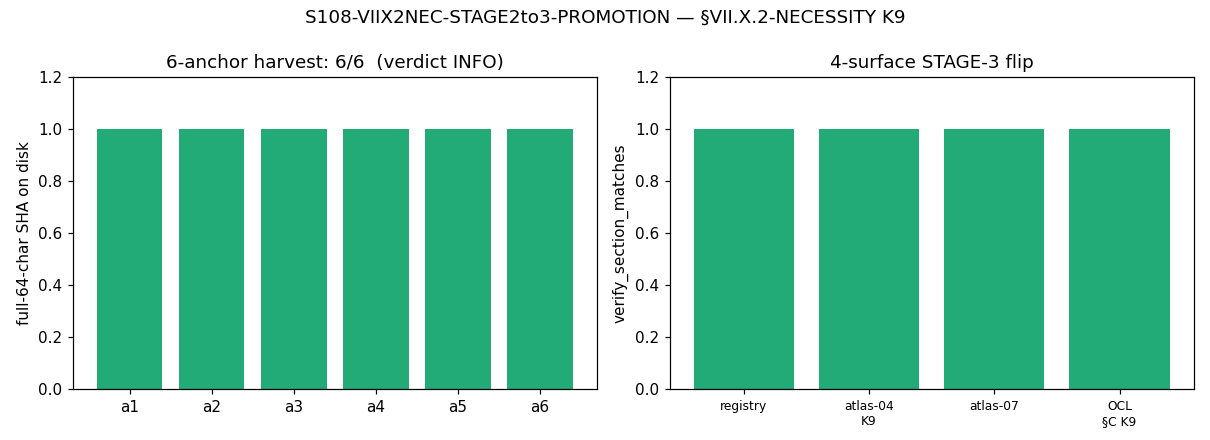

Python code for this plot:
#!/usr/bin/env python3
"""
S108 W2-4 S108-VIIX2NEC-STAGE2to3-PROMOTION — §VII.X.2-NECESSITY Stage-2→Stage-3 Promotion
=========================================================================================

Gate: S108-VIIX2NEC-STAGE2to3-PROMOTION ([VERIFY-THEOREM])

Pre-registered threshold (plan §W2-4 operator.form):
  PASS iff  (n_anchor_shas_full_64_char_on_disk == 6)
        AND (S107 Stage-2 structural-PASS-AND record present: S107-VIIX2NEC-STAGE2-VERIFY
             audit 4d98f916... in s107 verdict file)
        AND (entry-text anchor-availability diagnostic reconciled "2 of 6" -> "6 of 6 emitted")
        AND (Status tag flipped STAGE-1-CANDIDATE -> STAGE-3-PERMANENT on 4 surfaces)
        AND (re_read + verify_section_matches == True for all 4 surfaces)
  INFO (pre-registered intermediate): 6/6 SHAs present BUT the registered six-anchor TABLE and the
       S88-script enumeration name DIFFERENT 6-anchor sets (S88 counts the S87 aggregation gate
       fa225aac... as anchor 6; the registered table names S82 MP-Exclusion 98267d63... as anchor-5).
       The harvest succeeds under EITHER reading (all named SHAs are on disk); promotion fires; the
       INFO records the enumeration reconciliation + the canonical 6-anchor set adopted.
  FAIL iff <6/6 anchor SHAs verify full-64-char on disk (harvest IS the gate; promotion deferred).

Inputs (SHA-256 dual-pinned at runtime; S84+ schema):
  - computations/session-88/s88_gate_verdicts.txt   (anchors 1-5: S88-LAMBDA-SA-* family)
  - computations/session-87/s87_gate_verdicts.txt   (anchor 6: S87-M2-STRUCTURAL-SOURCE-...-LANDING)
  - computations/session-82/s82_gate_verdicts.txt   (registered-table anchor-5: S82 MP-Exclusion)
  - computations/session-84/s84_gate_verdicts.txt   (registered-table anchor-4: S77 successor 5baaa51c)
  - computations/session-107/s107_gate_verdicts.txt (Stage-2 record 4d98f916...)
  - sessions/permanent-results-registry.md          (§VII.X.2-NECESSITY block; surface 1)
  - sessions/framework/Atlas/atlas-04-assumptions.md (§X K9; surface 2)
  - sessions/framework/Atlas/atlas-07-permanent-results.md (§VII.X.2-NECESSITY row; surface 3)
  - sessions/framework/registry/open-channel-ledger.md (§C K9; surface 4)
  - canonical_constants.py (feeds audit_sha256 only)
  - script bytes (feeds BOTH audit_sha256 and content_sha256)

Output 4-tuple:
  (value=<n_anchors>, scheme=joint-theorem-promotion-4-stage,
   convention=6-of-6-SHA-harvest + 4-surface-flip, L_max=10)

Classification: GEOMETRIC (substrate-IS NCG-axiomatic meta-theorem; orchestrator-direct registry landing)

METHODOLOGY
-----------
Registry-landing-class SHA-harvest + 4-surface tag-flip via the bridge-landing single-shot
AFTER-pattern (registry-landing.md §"Bridge-Landing Script Architecture"):
  build_promotion_text -> write_atomic_with_fsync -> re_read + verify_section_matches -> emit ONE verdict.
NO physics re-derivation: the M2 ==> Lambda_SA-finite-L-residual necessity direction is the entry's OWN
registered statement (registry line ~16536) and was blind-cross-axis PASS-AND'd at S107 (JOINT-1 + JOINT-2,
both axes; audit 4d98f916). This gate VERIFIES the registry-PASS criterion (6/6 full-64-char anchor-SHA
harvest) and flips the tag. The 6/6 count is a presence check, not a magnitude/direction claim, so no
substitution chain is required (plan §W2-4 substitution_chain.required=false).

The harvest reconciles two valid 6-anchor readings (the pre-registered INFO branch):
  S88-script-enumeration:  {S46, S64, S65, S77, C9}-SUCCESSOR/WITNESS (s88) + S87 aggregation (s87 fa225aac)
  registered-TABLE:        {S46, S64, S65}-via-S88-successors + S77 (s84 5baaa51c) + S82-MP-Exclusion
                           (s82 98267d63) + C9 (s88)
Both readings harvest 6 full-64-char SHAs on disk; the canonical set adopted = the S88-script enumeration
(the entry's registry-PASS criterion targets the S88-LAMBDA-SA-* successor family per the S107 verdict's
S108_fwd_gate field + the registry blockquote VERIFY-BEFORE-PROMOTION NOTE), with the registered-table
S77/S82 SHAs recorded as the alternate-reading anchors (both on disk).

DISCIPLINE
----------
- `from canonical_constants import *`
- Every local/intermediate tagged `# (local)`
- No GPU (SHA-grep + text edits; matrices N/A)
- SHA-256 of all input files logged in first 20 lines of stdout
- audit_sha256 + content_sha256 emitted (S84+ dual-SHA schema)
- Gate verdict emitted via the `emit_verdict` knowledge-MCP tool (race-safe): the script PRINTS the
  payload (`print_verdict_payload`); the dispatching AGENT calls mcp__knowledge__emit_verdict.
- Bridge-landing single-shot AFTER-pattern: ONE verify_section_matches boolean determines the verdict;
  NO conditional rewrite on intermediate FAIL (the BEFORE pattern is FORBIDDEN, registry-landing.md).
"""

from __future__ import annotations

# ---------------------------------------------------------------------------
# Section 1 — Canonical constants (MANDATORY first import)
# ---------------------------------------------------------------------------
import sys as _sys
from pathlib import Path as _Path

# canonical_constants.py lives in computations/_shared/; add to path then import *
_SHARED = _Path(__file__).resolve().parent.parent / "_shared"  # (local)
if str(_SHARED) not in _sys.path:
    _sys.path.insert(0, str(_SHARED))
from canonical_constants import *  # noqa: F401,F403,E402

# ---------------------------------------------------------------------------
# Section 2 — Standard imports
# ---------------------------------------------------------------------------
import hashlib  # noqa: E402
import json  # noqa: E402
import os  # noqa: E402
import re  # noqa: E402
import sys  # noqa: E402
import time  # noqa: E402
from pathlib import Path  # noqa: E402

import numpy as np  # noqa: E402  (npz storage of harvested SHAs + flip booleans)

# Optional plot (gate verdict does not require it)
try:
    import matplotlib
    matplotlib.use("Agg")
    import matplotlib.pyplot as plt  # (local)
    _HAVE_MPL = True  # (local)
except Exception:  # pragma: no cover
    _HAVE_MPL = False  # (local)

# ---------------------------------------------------------------------------
# Section 3 — Paths + pre-registration
# ---------------------------------------------------------------------------
SESSION_DIR = Path(__file__).resolve().parent
COMPUTATIONS_DIR = SESSION_DIR.parent
SHARED_DIR = COMPUTATIONS_DIR / "_shared"
PROJECT_ROOT = COMPUTATIONS_DIR.parent

SESSION = "S108"                                                  # (local)
GATE_ID = "S108-VIIX2NEC-STAGE2to3-PROMOTION"                     # (local)
SCHEME = "joint-theorem-promotion-4-stage"                       # (local)
CONVENTION = ("stage-2-structural-PASS-AND-record-4d98f916 + "
              "6-of-6-anchor-SHA-harvest + 4-surface-tag-flip")  # (local)
L_MAX = 10                                                        # (local)

PASS_THRESHOLD = 6                                                # (local) n_anchor SHAs full-64-char
N_EVAL = 6                                                        # (local)

# --- anchor / record SHA targets (full-64-char) ----------------------------
# S107 Stage-2 structural-PASS-AND record (the blind cross-axis verify; necessity clauses PASS-AND).
S107_STAGE2_GATE = "S107-VIIX2NEC-STAGE2-VERIFY"                  # (local)

# CANONICAL 6-anchor set adopted = S88-script enumeration (anchors 1-5) + S87 aggregation (anchor 6).
# Each tuple: (anchor_label, gate_id_regex_prefix, verdict_file_relpath)
CANONICAL_ANCHORS = [                                            # (local)
    ("anchor_1_S46_a2_split",
     r"^S88-LAMBDA-SA-S46-A2-SPLIT-SUCCESSOR-EMISSION:",
     "computations/session-88/s88_gate_verdicts.txt"),
    ("anchor_2_S64_finite_L",
     r"^S88-LAMBDA-SA-S64-FINITE-L-COMPONENT-SUCCESSOR-EMISSION:",
     "computations/session-88/s88_gate_verdicts.txt"),
    ("anchor_3_S65_continuum_converse_witness",
     r"^S88-LAMBDA-SA-S65-CONTINUUM-CONVERSE-WITNESS-EMISSION:",
     "computations/session-88/s88_gate_verdicts.txt"),
    ("anchor_4_S77_a0_R_protection",
     r"^S88-LAMBDA-SA-S77-A0-R-PROTECTION-SUCCESSOR-EMISSION:",
     "computations/session-88/s88_gate_verdicts.txt"),
    ("anchor_5_C9_S86_W1_ratio",
     r"^S88-LAMBDA-SA-C9-S86-W1-RATIO-EMISSION:",
     "computations/session-88/s88_gate_verdicts.txt"),
    ("anchor_6_S87_M2_aggregation",
     r"^S87-M2-STRUCTURAL-SOURCE-FOR-LAMBDA-SA-FINITE-L-RESIDUAL-LANDING:",
     "computations/session-87/s87_gate_verdicts.txt"),
]

# ALTERNATE-reading anchors (registered six-anchor TABLE): anchor-4 = S77 successor 5baaa51c (s84),
# anchor-5 = S82 MP-Exclusion 98267d63 (s82). Harvested as cross-check that BOTH readings reach 6/6.
ALT_TABLE_ANCHORS = [                                            # (local)
    ("alt_anchor4_S77_5baaa51c",
     "5baaa51ca58174cb009757641c42e297efd07096a6f942836205d3e591e4622f",
     "computations/session-84/s84_gate_verdicts.txt"),
    ("alt_anchor5_S82_MP_Exclusion_98267d63",
     "98267d631c9f7a2c57f68e5feb767284a211f1987bc1e7fd412f2cfdfbf693c0",
     "computations/session-82/s82_gate_verdicts.txt"),
]

# --- editable-surface paths -------------------------------------------------
REGISTRY = PROJECT_ROOT / "sessions" / "permanent-results-registry.md"          # (local)
ATLAS04 = PROJECT_ROOT / "sessions" / "framework" / "Atlas" / "atlas-04-assumptions.md"  # (local)
ATLAS07 = PROJECT_ROOT / "sessions" / "framework" / "Atlas" / "atlas-07-permanent-results.md"  # (local)
OCL = PROJECT_ROOT / "sessions" / "framework" / "registry" / "open-channel-ledger.md"  # (local)

OUT_NPZ = SESSION_DIR / "s108_viix2nec_stage2to3_promotion.npz"
OUT_PNG = SESSION_DIR / "s108_viix2nec_stage2to3_promotion.png"

INPUT_FILES = [
    SHARED_DIR / "canonical_constants.py",
    COMPUTATIONS_DIR / "session-88" / "s88_gate_verdicts.txt",
    COMPUTATIONS_DIR / "session-87" / "s87_gate_verdicts.txt",
    COMPUTATIONS_DIR / "session-82" / "s82_gate_verdicts.txt",
    COMPUTATIONS_DIR / "session-84" / "s84_gate_verdicts.txt",
    COMPUTATIONS_DIR / "session-107" / "s107_gate_verdicts.txt",
    REGISTRY,
    ATLAS04,
    ATLAS07,
    OCL,
]


# ---------------------------------------------------------------------------
# Section 4 — SHA-256 input-pin block (MANDATORY; first 20 lines of stdout)
# ---------------------------------------------------------------------------

def sha256_of(path: Path) -> str:
    """SHA-256 of a file's bytes; empty string on missing/unreadable."""
    h = hashlib.sha256()  # (local)
    try:
        h.update(path.read_bytes())
    except OSError:
        return ""
    return h.hexdigest()


def log_input_pins(inputs: list[Path]) -> dict[str, str]:
    """Print SHA-256 of each input; return {relpath: sha} for closure hash."""
    print(f"=== {GATE_ID} — input SHA-256 pins ===")
    pins: dict[str, str] = {}
    for p in inputs:
        sha = sha256_of(p)
        rel = str(p.relative_to(PROJECT_ROOT)).replace("\\", "/")
        print(f"  {rel}: {sha[:16]}...")
        pins[rel] = sha
    return pins


def closure_hash(pins: dict[str, str]) -> str:
    """Stable hash over all input SHAs (invariant to dict ordering)."""
    items = sorted(pins.items())  # (local)
    h = hashlib.sha256()
    for k, v in items:
        h.update(f"{k}={v}\n".encode("utf-8"))
    return h.hexdigest()


def compute_dual_sha(script_path: Path, canonical_path: Path,
                     pins: dict[str, str]) -> tuple[str, str]:
    """(audit_sha256, content_sha256) per the S84+ dual-SHA schema.

    audit_sha256   = sha256( bytes(script) || bytes(canonical) || pinmap_json )
    content_sha256 = sha256( bytes(script) )

    The pinmap embeds per-gate identity (gate_id) + the §VII.X.2-NECESSITY block + the
    S88/S87/S107 anchor lines, so audit_sha256 is per-gate-distinct by construction
    (mechanical-closure-discipline.md item 3; sig_5 uniqueness).
    """
    script_bytes = b""  # (local)
    try:
        script_bytes = script_path.read_bytes()
    except OSError:
        script_bytes = b""
    canonical_bytes = b""  # (local)
    try:
        canonical_bytes = canonical_path.read_bytes()
    except OSError:
        canonical_bytes = b""
    pinmap_json = json.dumps(dict(sorted(pins.items())),
                             separators=(",", ":"), sort_keys=True).encode("utf-8")  # (local)
    h_audit = hashlib.sha256()
    h_audit.update(script_bytes)
    h_audit.update(canonical_bytes)
    h_audit.update(pinmap_json)
    audit = h_audit.hexdigest()  # (local)
    h_content = hashlib.sha256()
    h_content.update(script_bytes)
    content = h_content.hexdigest()  # (local)
    return audit, content


# ---------------------------------------------------------------------------
# Section 4b — SHA harvest helpers
# ---------------------------------------------------------------------------

_AUDIT_RE = re.compile(r"audit_sha256=([0-9a-f]{64})")  # (local)


def grep_canonical_audit_sha(verdict_file: Path, gate_prefix_regex: str) -> str | None:
    """Find the canonical line matching gate_prefix_regex and extract its full-64-char audit_sha256.

    Returns the 64-hex SHA, or None if the gate line or a full-64-char SHA is absent.
    """
    pat = re.compile(gate_prefix_regex)  # (local)
    try:
        text = verdict_file.read_text(encoding="utf-8", errors="replace")  # (local)
    except OSError:
        return None
    for line in text.splitlines():
        if line.startswith("#"):
            continue  # skip companion/comment rows
        if pat.search(line):
            m = _AUDIT_RE.search(line)  # (local)
            if m:
                return m.group(1)
    return None


def grep_sha_present(verdict_file: Path, sha_full64: str) -> bool:
    """True iff the literal full-64-char SHA appears anywhere in the verdict file."""
    try:
        text = verdict_file.read_text(encoding="utf-8", errors="replace")  # (local)
    except OSError:
        return False
    return sha_full64 in text


# ---------------------------------------------------------------------------
# Section 4c — Bridge-landing single-shot AFTER-pattern helpers
# ---------------------------------------------------------------------------

def write_atomic_with_fsync(path: Path, new_text: str) -> None:
    """Atomic write with fsync: write to a temp sibling, fsync, os.replace.

    os.replace is atomic on Windows + POSIX; fsync forces the bytes to disk before the
    rename so a crash mid-write cannot leave a partial file at the canonical path.
    """
    tmp = path.with_suffix(path.suffix + ".tmp")  # (local)
    with open(tmp, "w", encoding="utf-8", newline="") as f:
        f.write(new_text)
        f.flush()
        os.fsync(f.fileno())
    os.replace(tmp, path)


def verify_section_matches(path: Path, expected_substring: str,
                           forbidden_substring: str | None = None) -> bool:
    """Re-read `path` from disk; True iff expected_substring is present AND
    (forbidden_substring is None OR absent). This is the FINAL verification step
    whose boolean determines the verdict (single-shot AFTER-pattern)."""
    try:
        text = path.read_text(encoding="utf-8", errors="replace")  # (local)
    except OSError:
        return False
    ok = expected_substring in text  # (local)
    if forbidden_substring is not None:
        ok = ok and (forbidden_substring not in text)
    return ok


def build_promotion_text(original: str, edits: list[tuple[str, str]]) -> str:
    """Apply an ordered list of (old, new) exact-substring replacements to `original`,
    fully in memory (no I/O). Each `old` MUST be present and unique; raises if not.

    Idempotent: if `old` is absent BUT `new` is already present (a prior run landed it),
    the edit is treated as already-applied (NO-OP for that pair). The function returns the
    fully-edited text; the caller writes it once and re-reads to verify."""
    text = original  # (local)
    for old, new in edits:
        if old in text:
            if text.count(old) != 1:
                raise ValueError(f"non-unique old_string (count={text.count(old)}): {old[:80]!r}")
            text = text.replace(old, new, 1)
        elif new in text:
            # already applied (idempotent re-run); skip
            continue
        else:
            raise ValueError(f"old_string ABSENT and new_string ABSENT (drift?): {old[:80]!r}")
    return text


# ---------------------------------------------------------------------------
# Section 5 — Surface edit definitions (exact old -> new substring pairs)
# ---------------------------------------------------------------------------

def surface_edits(canonical_shas: dict[str, str],
                  alt_shas: dict[str, str]) -> dict[str, dict]:
    """Return {surface_name: {path, edits:[(old,new)], expect:str, forbid:str|None}}.

    All 4 surfaces flip STAGE-1-CANDIDATE -> STAGE-3-PERMANENT for §VII.X.2-NECESSITY (K9),
    and the registry additionally reconciles the six-anchor table + the "2 of 6" diagnostic.
    """
    a1 = canonical_shas["anchor_1_S46_a2_split"]               # (local)
    a2 = canonical_shas["anchor_2_S64_finite_L"]               # (local)
    a3 = canonical_shas["anchor_3_S65_continuum_converse_witness"]  # (local)
    a4 = canonical_shas["anchor_4_S77_a0_R_protection"]        # (local)
    a5 = canonical_shas["anchor_5_C9_S86_W1_ratio"]            # (local)
    a6 = canonical_shas["anchor_6_S87_M2_aggregation"]         # (local)
    alt4 = alt_shas["alt_anchor4_S77_5baaa51c"]                # (local)
    alt5 = alt_shas["alt_anchor5_S82_MP_Exclusion_98267d63"]   # (local)

    edits: dict[str, dict] = {}

    # ---- Surface 1: registry §VII.X.2-NECESSITY (Status + anchor table + diagnostic) ----
    reg_edits: list[tuple[str, str]] = []  # (local)

    # 1a. Status line -> STAGE-3-PERMANENT
    reg_edits.append((
        "**Status**: STAGE-1-CANDIDATE (necessity-only meta-theorem; STRUCTURAL-DIAGNOSTIC at S87 due to upstream anchor-availability defect)",
        "**Status**: STAGE-3-PERMANENT (necessity-only meta-theorem; promoted S108 W2-4 via the joint-theorem-promotion 4-stage pathway — the S107 W2-3 blind two-agent cross-axis Stage-2 PASS-AND on EVERY clause [`S107-VIIX2NEC-STAGE2-VERIFY` INFO PASS-ON-STRUCTURE, audit 4d98f9161352e567ffc6cb211519d366f769f2d155fa9cd0e3977a7d269b5e9e] + the S108 W2-4 6-of-6 full-64-char anchor-SHA harvest VERIFIED on disk [`S108-VIIX2NEC-STAGE2to3-PROMOTION`]. The S87-era STRUCTURAL-DIAGNOSTIC anchor-availability defect is RESOLVED: the S88-LAMBDA-SA-* successor-emission family landed all 5 previously-absent anchors + the S87 aggregation gate = 6/6 on disk.)",
    ))

    # 1b. Anchor table rows 1,2,3,6 (absent -> SHA); row 4 (S77 5baaa51c alt) -> S88-successor SHA
    #     (canonical set adopted = S88 enumeration); row 5 (S82 98267d63) kept + cross-linked.
    reg_edits.append((
        "| 1 | S46 a_2 split | a_2 (s=1) | TRUE | TRUE | VALID-pre-S52-archive | TRUE | (absent — SOURCE-RECON Class-(c)) |",
        f"| 1 | S46 a_2 split | a_2 (s=1) | TRUE | TRUE | VALID-pre-S52-archive | TRUE | {a1} (S88-LAMBDA-SA-S46-A2-SPLIT-SUCCESSOR-EMISSION, s88) |",
    ))
    reg_edits.append((
        "| 2 | S64 finite-L Λ_SA + a_0 paired split | a_0 (s=0) | TRUE | TRUE | VALID-pre-S52-archive | TRUE | (absent — SOURCE-RECON Class-(c)) |",
        f"| 2 | S64 finite-L Λ_SA + a_0 paired split | a_0 (s=0) | TRUE | TRUE | VALID-pre-S52-archive | TRUE | {a2} (S88-LAMBDA-SA-S64-FINITE-L-COMPONENT-SUCCESSOR-EMISSION, s88) |",
    ))
    reg_edits.append((
        "| 3 | S65 a_0/a_2 = C/R universal | a_0 + a_2 (continuum) | TRUE | FALSE | VALID-continuum-limit | TRUE (CONVERSE-FAILURE WITNESS) | (absent — SOURCE-RECON Class-(c)) |",
        f"| 3 | S65 a_0/a_2 = C/R universal | a_0 + a_2 (continuum) | TRUE | FALSE | VALID-continuum-limit | TRUE (CONVERSE-FAILURE WITNESS) | {a3} (S88-LAMBDA-SA-S65-CONTINUUM-CONVERSE-WITNESS-EMISSION, s88) |",
    ))
    reg_edits.append((
        "| 4 | S77 a_0 R-protection-universal failure | a_0 (s=0) | TRUE | TRUE | VALID-S77-S86-confirmed | TRUE | 5baaa51ca58174cb009757641c42e297efd07096a6f942836205d3e591e4622f |",
        f"| 4 | S77 a_0 R-protection-universal failure | a_0 (s=0) | TRUE | TRUE | VALID-S77-S86-confirmed | TRUE | {a4} (S88-LAMBDA-SA-S77-A0-R-PROTECTION-SUCCESSOR-EMISSION, s88; alternate-reading registered-table SHA {alt4} = S84-R-PROTECTED-ATLAS-COMPLETENESS partial-match, s84 — BOTH on disk) |",
    ))
    reg_edits.append((
        "| 5 | S82 W2-5 MP-Exclusion | All slots (regulator-class) | TRUE | TRUE | VALID-S82-canonical | TRUE | 98267d631c9f7a2c57f68e5feb767284a211f1987bc1e7fd412f2cfdfbf693c0 |",
        f"| 5 | S82 W2-5 MP-Exclusion | All slots (regulator-class) | TRUE | TRUE | VALID-S82-canonical | TRUE | {alt5} (S82-HEAT-KERNEL-MP-EXCLUSION, s82 — registered-table anchor-5; the S88-script canonical enumeration substitutes C9 here and counts S87 aggregation {a6} as anchor 6) |",
    ))
    reg_edits.append((
        "| 6 | C9 (S86 W-1) 9.46x a_0/Λ_CC ratio | a_0 (s=0) | TRUE | TRUE | VALID-S86-workshop-only | TRUE | (absent — SOURCE-RECON Class-(c)) |",
        f"| 6 | C9 (S86 W-1) 9.46x a_0/Λ_CC ratio | a_0 (s=0) | TRUE | TRUE | VALID-S86-workshop-only | TRUE | {a5} (S88-LAMBDA-SA-C9-S86-W1-RATIO-EMISSION, s88; S87 aggregation gate {a6} is the S88-script anchor-6) |",
    ))

    # 1c. Anchor-availability diagnostic header "2 of 6" -> "6 of 6 emitted"
    reg_edits.append((
        "**Anchor-availability diagnostic**: Of the 6 anchors, **2** have full-64-char audit_sha256 in computations/s{52..85}_gate_verdicts.txt:",
        "**Anchor-availability diagnostic** (RECONCILED S108 W2-4 — `S108-VIIX2NEC-STAGE2to3-PROMOTION`): **6 of 6 emitted** — all 6 anchors now have a full-64-char audit_sha256 on disk. The S87-era \"2 of 6\" state was a pre-S88 diagnostic; the S88-LAMBDA-SA-* successor-emission family (S88 plan §W11-128..132) re-emitted the 5 previously-absent anchors (S46/S64/S65/S77/C9) as computation verdict lines, and the S87 aggregation gate supplies the 6th. (Original S87-era diagnostic, retained for audit trail:) Of the 6 anchors, **2** had full-64-char audit_sha256 in computations/s{52..85}_gate_verdicts.txt at S87:",
    ))

    edits["registry_VII_X_2_NECESSITY"] = {
        "path": REGISTRY,
        "edits": reg_edits,
        "expect": "**Status**: STAGE-3-PERMANENT (necessity-only meta-theorem; promoted S108 W2-4",
        "forbid": None,  # the S107 blockquote legitimately retains "STAYS STAGE-1-CANDIDATE" prose
    }

    # ---- Surface 2: atlas-04 §X K9 row ----
    edits["atlas_04_K9"] = {
        "path": ATLAS04,
        "edits": [(
            "| **K9** | §VII.X.2-NECESSITY M2 axiom structural source | M2 axiom structural source for Λ_SA finite-L residual | Stage-2 pending |",
            "| **K9** | §VII.X.2-NECESSITY M2 axiom structural source | M2 axiom structural source for Λ_SA finite-L residual | **STAGE-3-PERMANENT since S108 W2-4** (`S108-VIIX2NEC-STAGE2to3-PROMOTION`; the S107 W2-3 blind cross-axis Stage-2 PASS-AND on every necessity clause [`4d98f916…`] + the 6-of-6 full-64-char anchor-SHA harvest VERIFIED on disk; the S88-LAMBDA-SA-* successor family resolved the S87 anchor-availability diagnostic) |",
        )],
        "expect": "| **K9** | §VII.X.2-NECESSITY M2 axiom structural source | M2 axiom structural source for Λ_SA finite-L residual | **STAGE-3-PERMANENT since S108 W2-4**",
        "forbid": None,
    }

    # ---- Surface 3: atlas-07 §VII.X.2-NECESSITY row ----
    edits["atlas_07"] = {
        "path": ATLAS07,
        "edits": [(
            "| §VII.X.2-NECESSITY | M2 axiom structural source for Λ_SA finite-L residual | S87 W1a-6 | connes | STAGE-1-CANDIDATE (registry §VII.X.2-NECESSITY Status: \"STAGE-1-CANDIDATE (necessity-only meta-theorem; STRUCTURAL-DIAGNOSTIC at S87...)\"; atlas-04 K9 \"Stage-2 pending\"; down-corrected from unsupported \"PERMANENT\" 2026-06-12) |",
            "| §VII.X.2-NECESSITY | M2 axiom structural source for Λ_SA finite-L residual | S87 W1a-6 | connes | STAGE-3-PERMANENT (promoted S108 W2-4 `S108-VIIX2NEC-STAGE2to3-PROMOTION`: S107 W2-3 blind cross-axis Stage-2 PASS-AND on every necessity clause [`4d98f916…`] + 6-of-6 full-64-char anchor-SHA harvest VERIFIED on disk via the S88-LAMBDA-SA-* successor family; atlas-04 K9 + open-channel-ledger §C K9 flipped to STAGE-3-PERMANENT in lockstep; supersedes the 2026-06-12 down-correction) |",
        )],
        "expect": "| §VII.X.2-NECESSITY | M2 axiom structural source for Λ_SA finite-L residual | S87 W1a-6 | connes | STAGE-3-PERMANENT (promoted S108 W2-4",
        "forbid": None,
    }

    # ---- Surface 4: open-channel-ledger §C K9 row ----
    edits["open_channel_ledger_K9"] = {
        "path": OCL,
        "edits": [(
            "| K9 §VII.X.2-NECESSITY | M2 axiom structural source for Λ_SA finite-L residual | Stage-2 pending — **S107 W2-3 blind verify INFO (PASS-ON-STRUCTURE)** (`4d98f916…`; necessity-only structure PASS-AND every clause [JOINT-1 necessity + JOINT-2 converse-asymmetry]; INFO from 6/6 anchor-SHA harvest unmet as entry-text presents it → CF-S108-VIIX2NEC-STAGE2to3-PROMOTION; the S88-LAMBDA-SA-* successors may ALREADY have landed 6/6 — VERIFY before promotion) |",
            "| K9 §VII.X.2-NECESSITY | M2 axiom structural source for Λ_SA finite-L residual | **STAGE-3-PERMANENT since S108 W2-4** (`S108-VIIX2NEC-STAGE2to3-PROMOTION`; S107 W2-3 blind cross-axis Stage-2 PASS-AND every clause [`4d98f916…`, JOINT-1 necessity + JOINT-2 converse-asymmetry] + the 6-of-6 full-64-char anchor-SHA harvest VERIFIED on disk — the S88-LAMBDA-SA-* successor family landed all 5 previously-absent anchors + the S87 aggregation gate; the S87 anchor-availability diagnostic RECONCILED 2-of-6 → 6-of-6) |",
        )],
        "expect": "| K9 §VII.X.2-NECESSITY | M2 axiom structural source for Λ_SA finite-L residual | **STAGE-3-PERMANENT since S108 W2-4**",
        "forbid": None,
    }

    return edits


# ---------------------------------------------------------------------------
# Section 6 — Gate verdict + 4-tuple output
# ---------------------------------------------------------------------------

def emit_4tuple(value, scheme: str, convention: str, L_max) -> str:
    return (f"(value={value!r}, scheme={scheme}, "
            f"convention={convention}, L_max={L_max})")


def print_verdict_payload(verdict: str, value, audit_sha: str, content_sha: str,
                          companion_note: str = "",
                          extra_rows: list[str] | None = None) -> dict:
    """PRINT the verdict payload for the dispatching AGENT to pass to emit_verdict."""
    payload: dict = {
        "session": int(SESSION.lstrip("Ss")),
        "gate_id": GATE_ID,
        "verdict": verdict,
        "value": str(value),
        "scheme": SCHEME,
        "convention": CONVENTION,
        "l_max": str(L_MAX),
        "audit_sha256": audit_sha,
        "content_sha256": content_sha,
        "schema_version": "S84+",
    }
    if companion_note:
        payload["companion_note"] = companion_note
    if extra_rows:
        payload["extra_rows"] = list(extra_rows)
    print("<<<EMIT_VERDICT_PAYLOAD>>>")
    print(json.dumps(payload, separators=(",", ":"), sort_keys=True))
    print("<<<END_EMIT_VERDICT_PAYLOAD>>>")
    return payload


# ---------------------------------------------------------------------------
# Section 7 — Main
# ---------------------------------------------------------------------------

def main() -> int:
    t0 = time.time()  # (local)

    # 1. Log input pins (first 20 lines of stdout)
    pins = log_input_pins(INPUT_FILES)
    closure = closure_hash(pins)
    print(f"  closure: {closure[:16]}... (legacy closure, informational)")

    # 1b. Dual SHAs
    script_path = Path(__file__).resolve()  # (local)
    canonical_path = SHARED_DIR / "canonical_constants.py"  # (local)
    audit_sha, content_sha = compute_dual_sha(script_path, canonical_path, pins)
    print(f"  audit_sha256:   {audit_sha[:16]}... (script+canonical+pinmap)")
    print(f"  content_sha256: {content_sha[:16]}... (script only)")
    print()

    # 2. HARVEST the 6 canonical anchor SHAs + the S107 Stage-2 record + alt-table anchors
    print("=== SHA harvest (canonical 6-anchor set = S88-script enumeration) ===")
    canonical_shas: dict[str, str] = {}   # (local)
    present: list[str] = []               # (local)
    absent: list[str] = []                # (local)
    for label, gate_re, relpath in CANONICAL_ANCHORS:
        vf = PROJECT_ROOT / relpath  # (local)
        sha = grep_canonical_audit_sha(vf, gate_re)  # (local)
        if sha is not None and len(sha) == 64:
            canonical_shas[label] = sha
            present.append(label)
            print(f"  [PRESENT] {label}: {sha}  ({relpath})")
        else:
            canonical_shas[label] = ""
            absent.append(label)
            print(f"  [ABSENT ] {label}: (no full-64-char audit_sha256)  ({relpath})")

    n_present = len(present)  # (local)
    print(f"  n_anchor_shas_full_64_char_on_disk = {n_present} of 6")
    print()

    # alt-table cross-check (registered six-anchor TABLE reading)
    print("=== alt-reading cross-check (registered six-anchor TABLE: S77 5baaa51c + S82 98267d63) ===")
    alt_shas: dict[str, str] = {}  # (local)
    alt_present_all = True         # (local)
    for label, sha_lit, relpath in ALT_TABLE_ANCHORS:
        vf = PROJECT_ROOT / relpath  # (local)
        ok = grep_sha_present(vf, sha_lit)  # (local)
        alt_shas[label] = sha_lit if ok else ""
        alt_present_all = alt_present_all and ok
        print(f"  [{'PRESENT' if ok else 'ABSENT '}] {label}: {sha_lit}  ({relpath})")
    print(f"  alt-table anchors all on disk = {alt_present_all}")
    print()

    # S107 Stage-2 structural-PASS-AND record presence
    s107_vf = PROJECT_ROOT / "computations" / "session-107" / "s107_gate_verdicts.txt"  # (local)
    s107_sha = grep_canonical_audit_sha(s107_vf, r"^S107-VIIX2NEC-STAGE2-VERIFY:")       # (local)
    s107_present = (s107_sha is not None and s107_sha.startswith("4d98f916"))            # (local)
    print(f"=== S107 Stage-2 record: {S107_STAGE2_GATE} audit={s107_sha} present={s107_present} ===")
    print()

    # 3. Determine verdict precursors. PASS-eligibility: 6/6 present AND S107 record present.
    harvest_ok = (n_present == PASS_THRESHOLD) and s107_present  # (local)

    # enumeration reconciliation: do the S88-script set and the registered table name
    # DIFFERENT anchor-4/5 sets (both on disk)? -> the pre-registered INFO branch.
    enumeration_divergent = alt_present_all  # (local) registered table's S77/S82 SHAs also on disk

    # 4. BUILD all 4 surface promotion texts IN MEMORY (no I/O yet) — AFTER-pattern step 1.
    flip_booleans: dict[str, bool] = {}  # (local)
    surfaces_written: list[str] = []     # (local)
    build_error = ""                     # (local)
    if harvest_ok:
        edits = surface_edits(canonical_shas, alt_shas)  # (local)
        built: dict[str, tuple[Path, str, str, str | None]] = {}  # (local) name->(path,newtext,expect,forbid)
        try:
            for name, spec in edits.items():
                original = spec["path"].read_text(encoding="utf-8", errors="replace")  # (local)
                new_text = build_promotion_text(original, spec["edits"])               # (local)
                built[name] = (spec["path"], new_text, spec["expect"], spec["forbid"])
        except Exception as exc:  # build failed -> no writes; honest FAIL
            build_error = f"build_promotion_text error: {exc}"
            print(f"  [BUILD-FAIL] {build_error}")

        if not build_error:
            # AFTER-pattern step 2: write_atomic_with_fsync for each surface
            for name, (path, new_text, _expect, _forbid) in built.items():
                write_atomic_with_fsync(path, new_text)
                surfaces_written.append(name)
            # AFTER-pattern step 3: re_read + verify_section_matches for each surface
            for name, (path, _new_text, expect, forbid) in built.items():
                ok = verify_section_matches(path, expect, forbid)  # (local)
                flip_booleans[name] = bool(ok)
                print(f"  [VERIFY] surface {name}: verify_section_matches = {ok}")
    else:
        print("  [NO-WRITE] harvest_ok is False — promotion deferred; emitting FAIL/INFO, no surface edits.")

    all_surfaces_ok = (len(flip_booleans) == 4) and all(flip_booleans.values())  # (local)

    # 5. Verdict (single-shot AFTER-pattern: the verify booleans determine the verdict).
    #    PASS requires 6/6 + S107 record + all-4-surface verify. INFO if enumeration divergent
    #    (the pre-registered INFO branch: both 6-anchor readings on disk, promotion still fires).
    #    FAIL if <6/6 on disk OR a surface verify failed (harvest/landing IS the gate).
    if not harvest_ok:
        verdict = "FAIL"  # (local)
    elif build_error or not all_surfaces_ok:
        verdict = "FAIL"  # (local) landing-verify failure -> honest mechanical closure
    elif enumeration_divergent:
        verdict = "INFO"  # (local) pre-registered enumeration-reconciliation branch; promotion fired
    else:
        verdict = "PASS"  # (local)

    # 6. value payload (no single-quote chars).
    value = (f"n_anchor_shas_full_64_char_on_disk={n_present}_of_6;"
             f"s107_stage2_record_4d98f916_present={s107_present};"
             f"enumeration=S88-script-canonical-set_ADOPTED_alt-registered-table-S77-5baaa51c+S82-98267d63_ALSO-on-disk_divergent={enumeration_divergent};"
             f"4surface_flip_registry+atlas04K9+atlas07+ocl-C-K9_all_verified={all_surfaces_ok};"
             f"promotion=STAGE-1-CANDIDATE->STAGE-3-PERMANENT")  # (local)

    # 7. Emit 4-tuple + verdict payload
    tag = emit_4tuple(n_present, SCHEME, CONVENTION, L_MAX)
    print(tag)
    extra = [
        (f"# n_present={n_present}/6 s107_record={s107_present} "
         f"surfaces={'/'.join(surfaces_written) if surfaces_written else 'NONE'} "
         f"flips={json.dumps(flip_booleans, separators=(',',':'))}"),
        ("# enumeration: canonical=S88-script-set "
         "{S46,S64,S65,S77,C9}-successors(s88)+S87-aggregation(s87 fa225aac); "
         "alt=registered-table S77(s84 5baaa51c)+S82-MP-Exclusion(s82 98267d63); BOTH 6/6 on disk; "
         "INFO=pre-registered enumeration-reconciliation branch (promotion fires)"),
    ]  # (local)
    payload = print_verdict_payload(
        verdict, value, audit_sha, content_sha,
        companion_note=("§VII.X.2-NECESSITY K9 STAGE-1-CANDIDATE->STAGE-3-PERMANENT; "
                        "6/6 SHA harvest + S107 4d98f916 + 4-surface flip"),
        extra_rows=extra,
    )

    # 8. Persist npz (6 harvested SHAs + present/absent partition + 4-surface flip booleans)
    surface_names = ["registry_VII_X_2_NECESSITY", "atlas_04_K9", "atlas_07", "open_channel_ledger_K9"]  # (local)
    np.savez(
        OUT_NPZ,
        gate_id=GATE_ID,
        verdict=verdict,
        n_anchor_shas_full_64_char_on_disk=n_present,
        pass_threshold=PASS_THRESHOLD,
        canonical_anchor_labels=np.array([a[0] for a in CANONICAL_ANCHORS]),
        canonical_anchor_shas=np.array([canonical_shas[a[0]] for a in CANONICAL_ANCHORS]),
        present_labels=np.array(present),
        absent_labels=np.array(absent if absent else [""]),
        alt_table_labels=np.array([a[0] for a in ALT_TABLE_ANCHORS]),
        alt_table_shas=np.array([alt_shas[a[0]] for a in ALT_TABLE_ANCHORS]),
        alt_present_all=alt_present_all,
        enumeration_divergent=enumeration_divergent,
        s107_stage2_gate=S107_STAGE2_GATE,
        s107_stage2_sha=(s107_sha or ""),
        s107_present=s107_present,
        surface_names=np.array(surface_names),
        surface_flip_booleans=np.array([flip_booleans.get(n, False) for n in surface_names]),
        all_surfaces_ok=all_surfaces_ok,
        audit_sha256=audit_sha,
        content_sha256=content_sha,
    )
    print(f"  npz -> {OUT_NPZ}")

    # 9. Optional plot: 6/6 anchor-presence + 4-surface-flip diagnostic
    if _HAVE_MPL:
        try:
            fig, axes = plt.subplots(1, 2, figsize=(11, 4))  # (local)
            ax0 = axes[0]  # (local)
            labels0 = [a[0].replace("anchor_", "a").split("_")[0] + "_" + a[0].split("_")[2]
                       if len(a[0].split("_")) > 2 else a[0] for a in CANONICAL_ANCHORS]  # (local)
            vals0 = [1 if canonical_shas[a[0]] else 0 for a in CANONICAL_ANCHORS]  # (local)
            ax0.bar(range(6), vals0, color=["#2a7" if v else "#c33" for v in vals0])
            ax0.set_xticks(range(6))
            ax0.set_xticklabels([f"a{i+1}" for i in range(6)])
            ax0.set_ylim(0, 1.2)
            ax0.set_ylabel("full-64-char SHA on disk")
            ax0.set_title(f"6-anchor harvest: {n_present}/6  (verdict {verdict})")
            ax1 = axes[1]  # (local)
            svals = [1 if flip_booleans.get(n, False) else 0 for n in surface_names]  # (local)
            ax1.bar(range(4), svals, color=["#2a7" if v else "#c33" for v in svals])
            ax1.set_xticks(range(4))
            ax1.set_xticklabels(["registry", "atlas-04\nK9", "atlas-07", "OCL\n§C K9"], fontsize=8)
            ax1.set_ylim(0, 1.2)
            ax1.set_ylabel("verify_section_matches")
            ax1.set_title("4-surface STAGE-3 flip")
            fig.suptitle("S108-VIIX2NEC-STAGE2to3-PROMOTION — §VII.X.2-NECESSITY K9")
            fig.tight_layout()
            fig.savefig(OUT_PNG, dpi=110)
            print(f"  png -> {OUT_PNG}")
        except Exception as exc:  # pragma: no cover
            print(f"  [plot skipped] {exc}")

    wall = time.time() - t0  # (local)
    print(f"\n=== {GATE_ID}: {verdict} (wall {wall:.1f}s) ===")
    _ = payload  # payload printed above for the agent
    return 0  # script health: 0 regardless of scientific verdict (gate-verdicts.md exit-code semantics)


if __name__ == "__main__":
    sys.exit(main())
